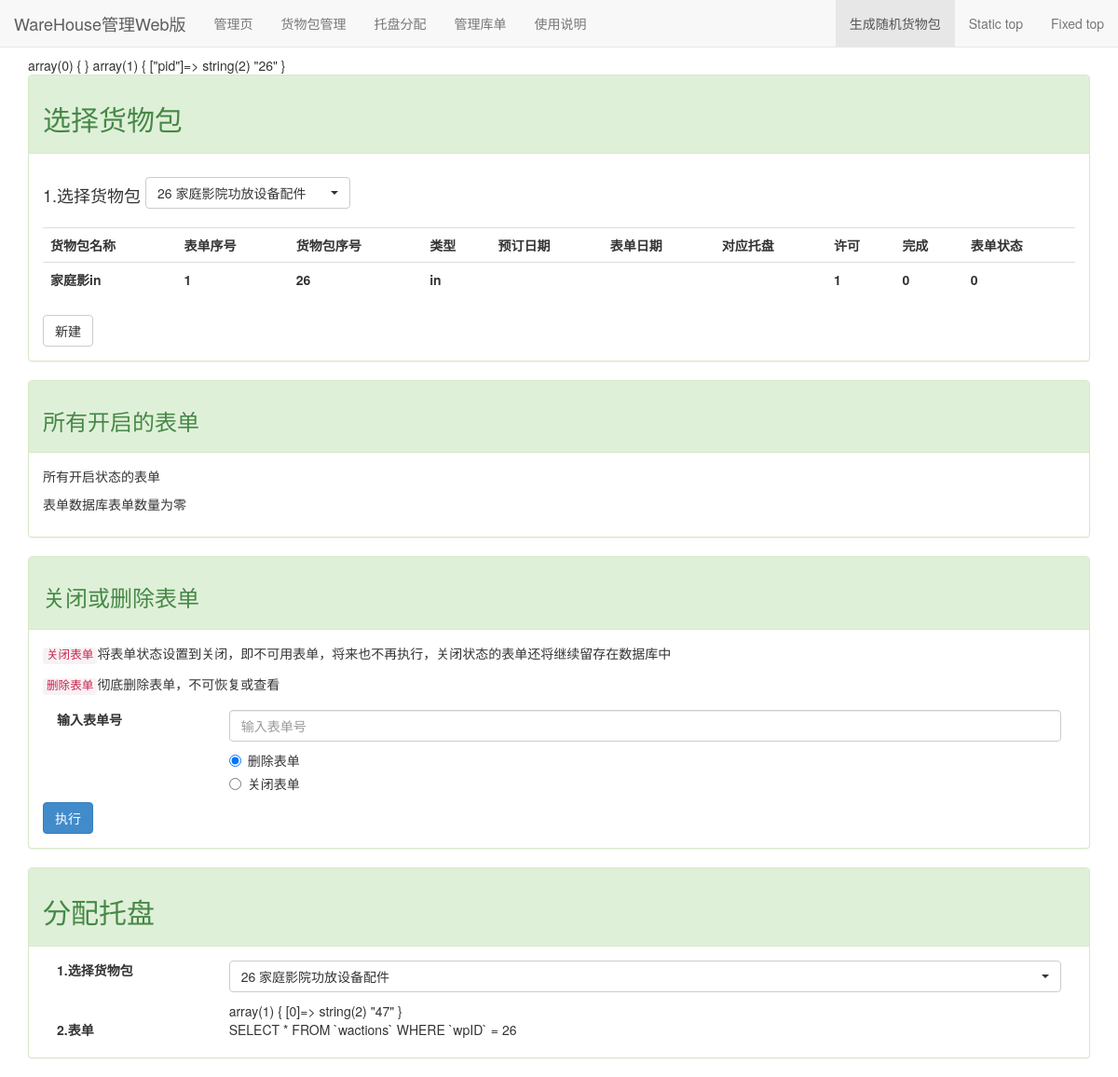
Page /core/appAdd.php?pid=26 on the committed database.
### tables this page shows
CREATE TABLE `wApplications` (
  `appID` int(11) NOT NULL AUTO_INCREMENT,
  `wpID` int(11) DEFAULT NULL,
  `InStockID` char(50) NOT NULL,
  `appName` char(20) DEFAULT NULL,
  `appMaitou` char(20) NOT NULL,
  `appCount` int(11) DEFAULT NULL,
  `appIncludeItems` char(100) DEFAULT NULL,
  `appType` char(30) DEFAULT NULL,
  `appBookingDate` datetime DEFAULT NULL,
  `appDate` date DEFAULT NULL,
  `appOperator` char(30) DEFAULT NULL,
  `appFromTrayID` char(100) DEFAULT NULL,
  `appToTrayID` char(100) DEFAULT NULL,
  `appDeviceID` int(11) DEFAULT NULL,
  `appCameraFile` char(30) DEFAULT NULL,
  `appComplete` tinyint(1) DEFAULT NULL,
  `appStatus` char(20) DEFAULT NULL,
  `appSignned` char(30) DEFAULT NULL,
  PRIMARY KEY (`appID`)
);

### core/functions_manage.php (the view, shortened to what this page needs)
<?php
	function getTableByA_equel_B($tableName="wAgents",$Name="waID",$Value = "waName"){
		global $connection;
		$query = "SELECT * FROM  `".$tableName."` WHERE `".$Name."` = ".$Value;
		echo $query;
		$stack = array();
		if ($result = mysqli_query($connection, $query)) {
		return $stack;
		}
	}
	function printAppTable($result){
		$Str = "<table class=\"table table-hover\">";
			$Str .= "<tr>";
			$Str .= "<th>货物包名称</th>";
			$Str .= "<th>表单序号</th>";
			$Str .= "<th>货物包序号</th>";
			$Str .= "<th>类型</th>";
			$Str .= "<th>预订日期</th>";
			$Str .= "<th>表单日期</th>";
			$Str .= "<th>对应托盘</th>";
			$Str .= "<th>许可</th>";
			$Str .= "<th>完成</th>";
			$Str .= "<th>表单状态</th>";
			$Str .= "</tr>";
		while($row = mysqli_fetch_array($result)){
			$Str .= "<tr>";
			$Str .= "<th>".$row["appName"]."</th>";
			$Str .= "<th>".$row["appID"]."</th>";
			$Str .= "<th>".$row["wpID"]."</th>";
			$Str .= "<th>".$row["appType"]."</th>";
			$Str .= "<th>".$row["appBookingDate"]."</th>";
			$Str .= "<th>".$row["appDate"]."</th>";
			$Str .= "<th>".$row["appToTrayID"]."</th>";
			$Str .= "<th>".$row["appSignned"]."</th>";
			$Str .= "<th>".$row["appComplete"]."</th>";
			$Str .= "<th>".$row["appStatus"]."</th>";
			$Str .= "</tr>";
		}
		$Str .="</table>";
		return($Str);
	}
	function printAllAppOpen(){
		global $connection;
		$query = "SELECT * FROM `wapplications` ";
		$query .= "WHERE `appStatus`= \"开启\"";
		$result = mysqli_query($connection, $query);
		if(mysqli_data_seek($result,0	)){
			$Str = printAppTable($result);
		}
		else{
			$Str ="<p>表单数据库表单数量为零</p>";
		}
		echo $Str;
	}
	function printAppByPID($pid){
		global $connection;
		$query = "SELECT * FROM `wapplications` ";
		$query .= "WHERE wpID=".$pid;
		$result = mysqli_query($connection, $query);
		if(mysqli_data_seek($result,0	)){
			$Str = printAppTable($result);
		}
		else{
			$Str ="<p>未找到此货物包下的出入库单，请创建新单。</p>";
		}
		$Str .="<a  href=\"#myModal\" data-toggle=\"modal\" class=\"btn btn-default\" id=\"createApp\">新建</a>";
		echo $Str;
	}
?>

### rows in the picture
wapplications: appName "家庭影in", appID "1", wpID "26", appType "in", appSignned "1", appComplete "0", appStatus "0"

### other values in the picture
$items[$i] "26 家庭影院功放设备配件"
$query "SELECT * FROM `wactions` WHERE `wpID` = 26"
